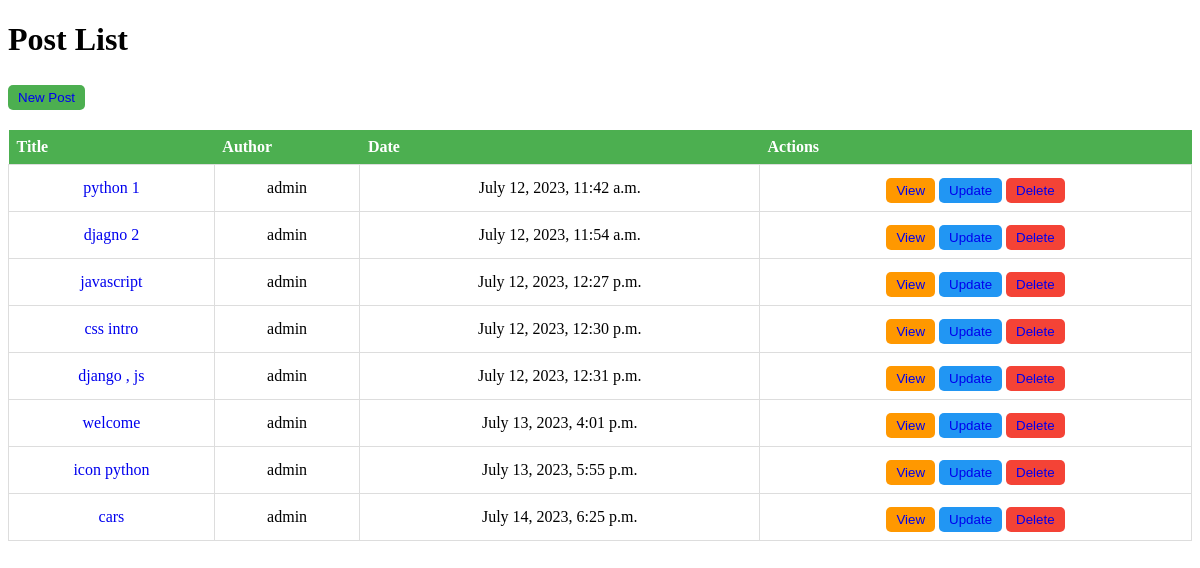
The page / on the database its author committed.
### blog/models.py (models this page shows, shortened)
class Post(models.Model):
    title = models.CharField(max_length=100)
    content = models.TextField(max_length=30000)
    create_date = models.DateTimeField(default=timezone.now())
    draft = models.BooleanField(default=True)
    tags = TaggableManager()
    image = models.ImageField(upload_to='posts')
    auther = models.ForeignKey(User , on_delete=models.SET_NULL, null=True)

### blog/views.py (the view)
# urls.py: path('', post_list),
def post_list(request):
    data = Post.objects.all()
    return render(request, 'post_list.html', {"context":data})

### blog/templates/post_list.html (shortened to what this page needs)
<!DOCTYPE html>
<html lang="en">
<head>
</head>
<body>
    <h1>Post List</h1>
    <button class="new"> <a href="\new">New Post</a></button>
    <table>
        <thead>
            <tr>
                <th>Title</th>
                <th>Author</th>
                <th>Date</th>
                <th>Actions</th>
            </tr>
        </thead>
        <tbody>
            {% for post in context %}
            <tr>
                <td> <a href="{{post.id}}">{{ post.title }}</a></td>
                <td>{{ post.auther }}</td>
                <td>{{ post.create_date }}</td>
                <td>
                    <button class="view"><a href="{{post.id}}">View</a></button>
                    <button class="update"><a href="{{post.id}}">Update</a></button>
                    <button class="delete"><a href="{{post.id}}">Delete</a></button>
                </td>
            </tr>
            {% endfor %}
        </tbody>
    </table>
</body>
</html>

### blog/templates/post_list.html (style rules this page uses)
table { border-collapse: collapse; width: 100%; }
th { background-color: #4CAF50; color: white; padding: 8px; text-align: left; }
td { border: 1px solid #ddd; padding: 8px; text-align: center; }
td button { background-color: #4CAF50; color: white; padding: 5px 10px; border: none; border-radius: 5px; cursor: pointer; margin-top: 5px; }
td button.delete { background-color: #f44336; color: white; padding: 5px 10px; border: none; border-radius: 5px; cursor: pointer; margin-top: 5px; }
td button.update { background-color: #2196F3; color: white; padding: 5px 10px; border: none; border-radius: 5px; cursor: pointer; margin-top: 5px; }
td button.view { background-color: #FF9800; color: white; padding: 5px 10px; border: none; border-radius: 5px; cursor: pointer; margin-top: 5px; }
button.new { background-color: #4CAF50; color: white; padding: 5px 10px; border: none; border-radius: 5px; cursor: pointer; margin-top: 5px; margin-bottom: 20px; }
a { text-decoration: none; }

### rows shown on the page
Post: title "python 1", auther "admin", create_date "July 12, 2023, 11:42 a.m."
Post: title "djagno 2", auther "admin", create_date "July 12, 2023, 11:54 a.m."
Post: title "javascript", auther "admin", create_date "July 12, 2023, 12:27 p.m."
Post: title "css intro", auther "admin", create_date "July 12, 2023, 12:30 p.m."
Post: title "django , js", auther "admin", create_date "July 12, 2023, 12:31 p.m."
Post: title "welcome", auther "admin", create_date "July 13, 2023, 4:01 p.m."
Post: title "icon python", auther "admin", create_date "July 13, 2023, 5:55 p.m."
Post: title "cars", auther "admin", create_date "July 14, 2023, 6:25 p.m."
